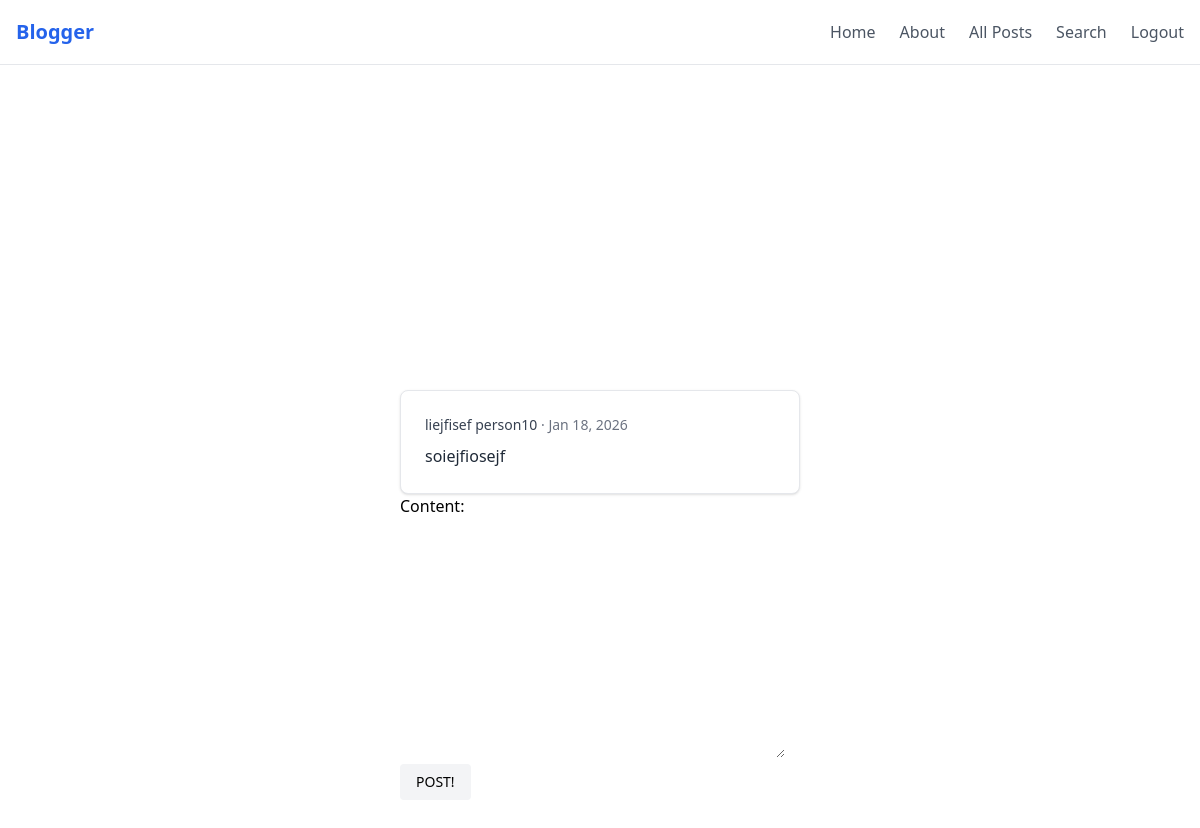
Page /blogapp/comment/20/ (signed in) on the committed database.
### blogapp/models.py (models this page shows)
class Post(models.Model):
    title = models.CharField(max_length=100)
    content = models.TextField()
    author = models.ForeignKey(User,on_delete=models.CASCADE,related_name="posts")
    created_at = models.DateTimeField(auto_now_add=True)
    tags = models.ManyToManyField(Tag,related_name="posts")

### blogapp/views.py (the view, shortened to what this page needs)
# urls.py: path('comment/<int:pk>/',NewComment.as_view(),name='newcomment'),
class NewComment(LoginRequiredMixin,View):
    def get(self,request,pk):
        form = CommentForm()
        context = {
            "form":form,
            "post":Post.objects.get(id=pk),
            }
        return render(request,"blogapp/newcomment.html",context)

### blogapp/forms.py
class CommentForm(forms.ModelForm):
    class Meta:
        model = Comment
        fields = ['content']

### blogapp/templates/blogapp/newcomment.html (shortened to what this page needs)
{% extends "./base.html" %}
{% block content %}
    <div class="bg-white p-6 rounded-lg shadow border border-gray-200">
        <div class="text-sm text-gray-500 mb-2">
          <span class="font-medium text-gray-700">{{post.title}} {{ post.author }}</span>
          ·
          <span>{{ post.created_at|date:"M d, Y" }}</span>
        </div>
        <div class="text-gray-800 leading-relaxed">
          {{ post.content }}
        </div>
      </div>
    <form method="POST">
        {{form.as_p}}
        <button type="submit" class="px-4 py-2 text-sm bg-gray-100 rounded hover:bg-gray-200">POST!</button>
    </form>
{% endblock %}

### rows in the picture
Post: title "liejfisef", author "person10", created_at "Jan 18, 2026", content "soiejfiosejf"
